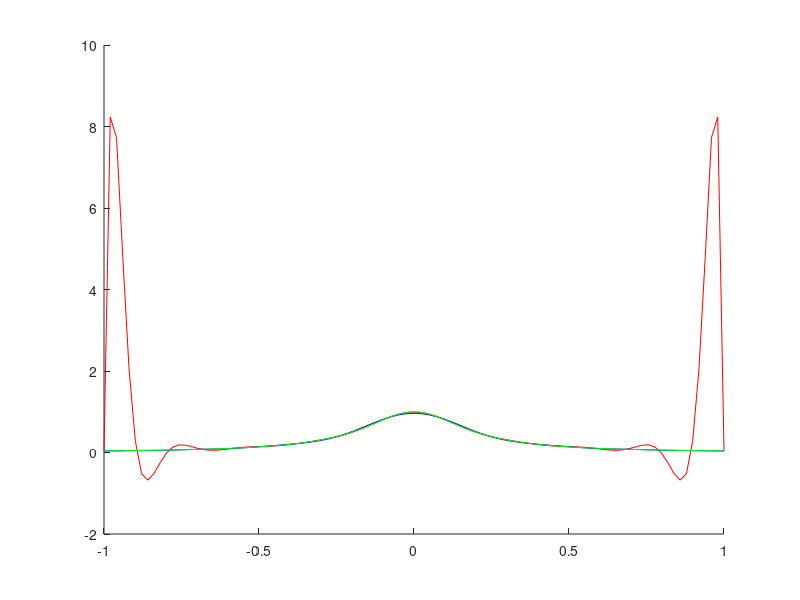

Source code (MATLAB): (Note: this script raises an error after producing the figure.)
clear; clc; close all;

function res = cheb(n)
x = zeros(1, n);
for i = 0:n-1
    x(i+1) = cos((i+0.500)*pi/n);
end
res = x;
end
function res = f(x)
res = 1./(1+25*x.^2);
end
function res = newton_coeff(x, y)
n = length(x);
f_s = zeros(n, n);
f_s(:, 1) = y;
for i = 2:n
    for j = 1:n-i+1
        f_s(j, i) = (f_s(j+1, i-1) - f_s(j, i-1)) / (x(i+j-1) - x(j));
    end
end
res = f_s(1, :);
end
function res = newton(coeffs, x, x_data)
n = length(x_data);
res = zeros(1, length(x));
for i = 1:n
    base_pol = ones(1, length(x));
    for j = 1:i-1
        base_pol = base_pol.*(x-x_data(j));
    end
    res = res + base_pol*coeffs(i);
end

end
n = 20;

x_cheb = cheb(n);
y_cheb = f(x_cheb);

x_equi = linspace(-1, 1, n);
y_equi = f(x_equi);

t = linspace(-1, 1, 100);
coeffs_cheb = newton_coeff(x_cheb, y_cheb);
to_plot_cheb = newton(coeffs_cheb, t, x_cheb);

coeffs_equi = newton_coeff(x_equi, y_equi);
to_plot_equi = newton(coeffs_equi, t, x_equi);

hold on;
plot(t, to_plot_equi, Color='r');
plot(t, to_plot_cheb, Color='b');
plot(t, f(t), Color='g');
legend("Equidistnand Nodes", "Chebyshev Nodes", "Runge's Function", fontsize=15);
